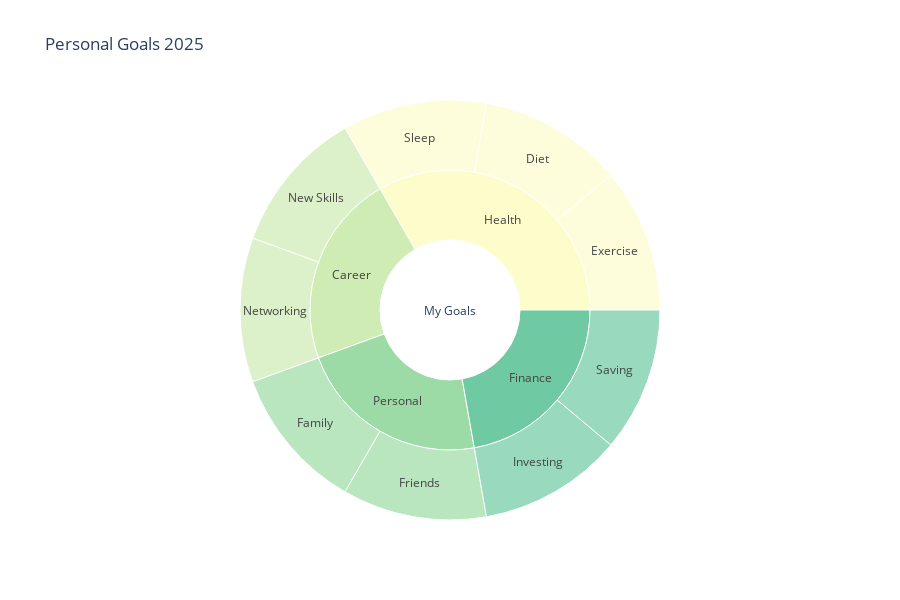

The notebook cell saved with this chart:
### Markdown cell above
3. Customise the colors used in the scatter by using the input `color_discrete_sequence`

### Code cell
fig = px.sunburst(df1, names='Activity', parents='Category', 
                  color_discrete_sequence=px.colors.sequential.deep,
                  height=600, width=900,
                  title='Personal Goals 2025')
fig.show()

### Figure 1 — Plotly figure (JSON) as saved in the notebook; plotly's stock layout.template omitted (floating-point values rounded to 4 significant figures)
{"data": [{"domain": {"x": [0, 1], "y": [0, 1]}, "hovertemplate": "Activity=%{label}<br>Category=%{parent}<extra></extra>", "labels": ["My Goals", "Health", "Career", "Personal", "Finance", "Exercise", "Diet", "Sleep", "New Skills", "Networking", "Family", "Friends", "Investing", "Saving"], "name": "", "parents": ["", "My Goals", "My Goals", "My Goals", "My Goals", "Health", "Health", "Health", "Career", "Career", "Personal", "Personal", "Finance", "Finance"], "type": "sunburst"}], "layout": {"height": 600, "legend": {"tracegroupgap": 0}, "sunburstcolorway": ["rgb(253, 253, 204)", "rgb(206, 236, 179)", "rgb(156, 219, 165)", "rgb(111, 201, 163)", "rgb(86, 177, 163)", "rgb(76, 153, 160)", "rgb(68, 130, 155)", "rgb(62, 108, 150)", "rgb(62, 82, 143)", "rgb(64, 60, 115)", "rgb(54, 43, 77)", "rgb(39, 26, 44)"], "title": {"text": "Personal Goals 2025"}, "width": 900}}
